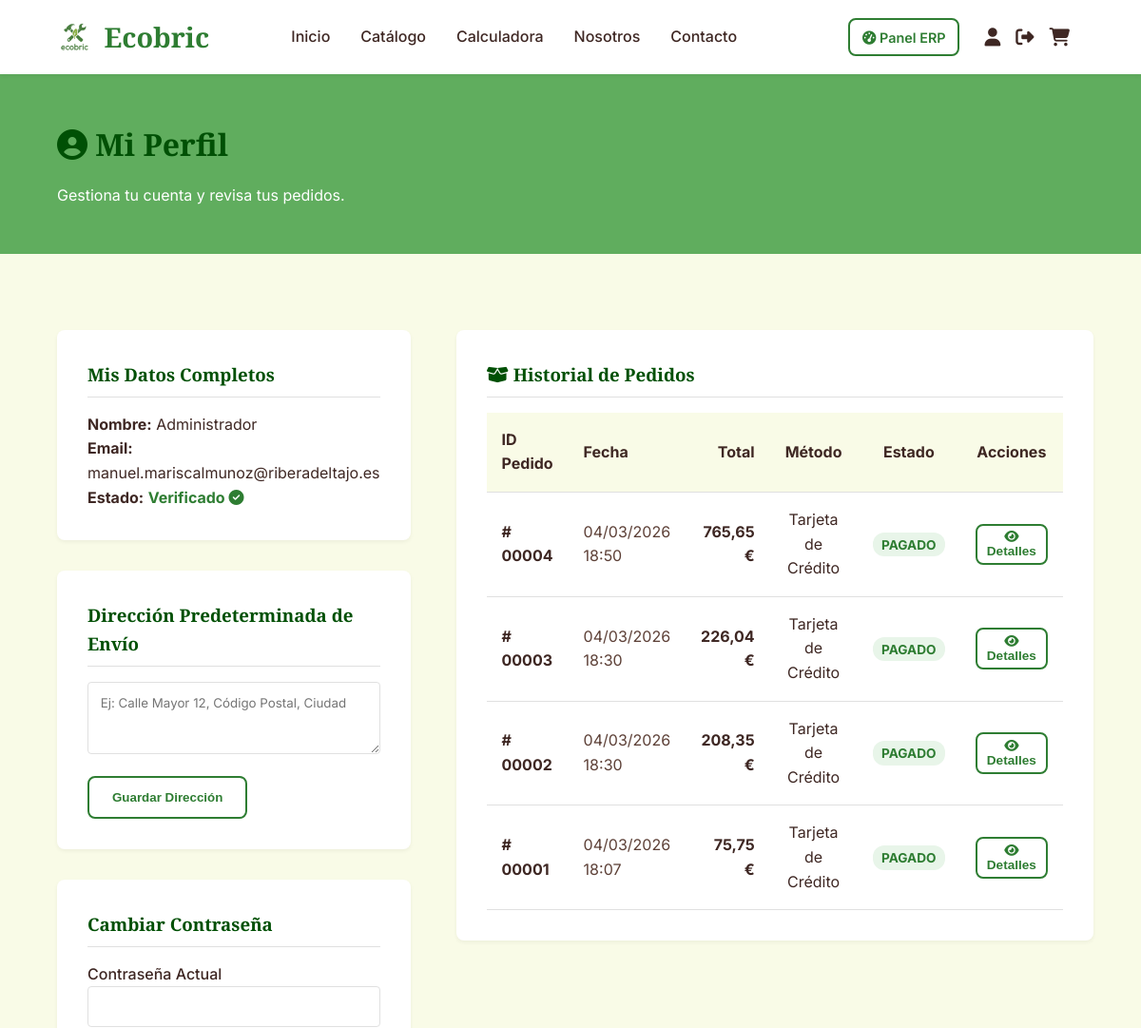
Before: /paginas/perfil.php (signed in, upper part) with the older database file.
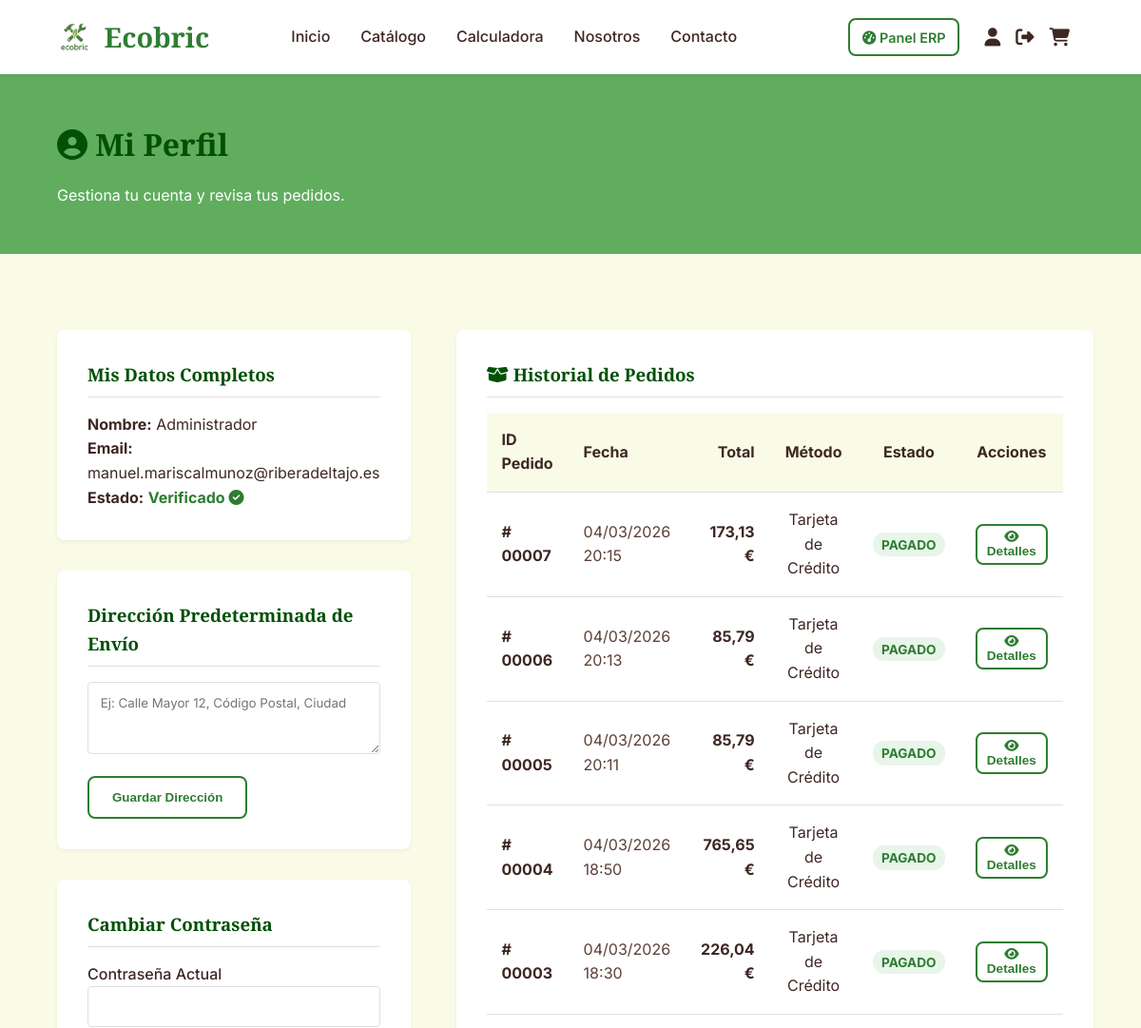
After: the same page with the newer database file.
### tables this page shows
CREATE TABLE `pedidos` (
  `id` int(11) NOT NULL,
  `usuario_id` int(11) NOT NULL,
  `monto_total` decimal(10,2) NOT NULL,
  `metodo_pago` varchar(50) DEFAULT 'Tarjeta',
  `direccion_envio` varchar(255) NOT NULL,
  `estado` enum('PENDIENTE','PAGADO','ENVIADO','CANCELADO') DEFAULT 'PENDIENTE',
  `creado_en` timestamp NOT NULL DEFAULT current_timestamp()
);

### paginas/perfil.php (the view, shortened to what the changed rows need)
<?php
require_once '../config/db.php';
$user_id = $_SESSION['user_id'];
$stmtPedidos = $pdo->prepare("SELECT * FROM pedidos WHERE usuario_id = ? ORDER BY creado_en DESC");
$stmtPedidos->execute([$user_id]);
$misPedidos = $stmtPedidos->fetchAll();
include '../includes/header.php';
?>
<div class="page-header" style="background-color: var(--primary-light); padding: 3rem 0; color: white;">
    <div class="container">
        <h1><i class="fa-solid fa-user-circle"></i> Mi Perfil</h1>
    </div>
</div>
<section class="section-padding" style="background-color: var(--bg-light); min-height: 60vh;">
    <div class="container">
        <div style="display: grid; grid-template-columns: 1fr 2fr; gap: 3rem;">
            <div>
                <div
                    style="background: white; padding: 2rem; border-radius: var(--border-radius); box-shadow: var(--shadow-sm);">
                    <?php if (count($misPedidos) > 0): ?>
                        <div style="overflow-x: auto;">
                            <table style="width: 100%; border-collapse: collapse;">
                                <thead>
                                    <tr
                                        style="background-color: var(--bg-light); border-bottom: 1px solid var(--border-color);">
                                        <th style="padding: 1rem; text-align: left;">ID Pedido</th>
                                        <th style="padding: 1rem; text-align: left;">Fecha</th>
                                        <th style="padding: 1rem; text-align: right;">Total</th>
                                        <th style="padding: 1rem; text-align: center;">Método</th>
                                        <th style="padding: 1rem; text-align: center;">Estado</th>
                                        <th style="padding: 1rem; text-align: center;">Acciones</th>
                                    </tr>
                                </thead>
                                <tbody>
                                    <?php foreach ($misPedidos as $ped): ?>
                                        <tr style="border-bottom: 1px solid var(--border-color);">
                                            <td style="padding: 1rem;"><strong>#
                                                    <?php echo str_pad($ped['id'], 5, '0', STR_PAD_LEFT); ?>
                                                </strong></td>
                                            <td style="padding: 1rem; color: var(--text-muted);">
                                                <?php echo date('d/m/Y H:i', strtotime($ped['creado_en'])); ?>
                                            </td>
                                            <td style="padding: 1rem; text-align: right; font-weight: bold;">
                                                <?php echo number_format($ped['monto_total'], 2, ',', '.'); ?> €
                                            </td>
                                            <td style="padding: 1rem; text-align: center;">
                                                <?php echo htmlspecialchars($ped['metodo_pago']); ?>
                                            </td>
                                            <td style="padding: 1rem; text-align: center;">
                                                <span
                                                    style="background-color: #e8f5e9; color: #2e7d32; padding: 0.3rem 0.6rem; border-radius: 12px; font-size: 0.85rem; font-weight: bold;">
                                                    <?php echo htmlspecialchars($ped['estado']); ?>
                                                </span>
                                            </td>
                                            <td style="padding: 1rem; text-align: center;">
                                                <button class="btn btn-outline"
                                                    style="padding: 0.3rem 0.6rem; font-size: 0.85rem;"
                                                    onclick="verDetalles(<?php echo $ped['id']; ?>)">
                                                    <i class="fa-solid fa-eye"></i> Detalles
                                                </button>
                                            </td>
                                        </tr>
                                    <?php endforeach; ?>
                                </tbody>
                            </table>
                        </div>
                    <?php endif; ?>
                </div>
            </div>
        </div>
    </div>
</section>
<?php include '../includes/footer.php'; ?>

Changed rows visible on the page:
no longer on this page (row edited): pedidos: id "00002", creado_en "04/03/2026 18:30", monto_total "208,35", metodo_pago "Tarjeta de Crédito", estado "PAGADO"
no longer on this page (row edited): pedidos: id "00001", creado_en "04/03/2026 18:07", monto_total "75,75", metodo_pago "Tarjeta de Crédito", estado "PAGADO"
added pedidos: id "00007", creado_en "04/03/2026 20:15", monto_total "173,13", metodo_pago "Tarjeta de Crédito", estado "PAGADO"
added pedidos: id "00006", creado_en "04/03/2026 20:13", monto_total "85,79", metodo_pago "Tarjeta de Crédito", estado "PAGADO"
added pedidos: id "00005", creado_en "04/03/2026 20:11", monto_total "85,79", metodo_pago "Tarjeta de Crédito", estado "PAGADO"
